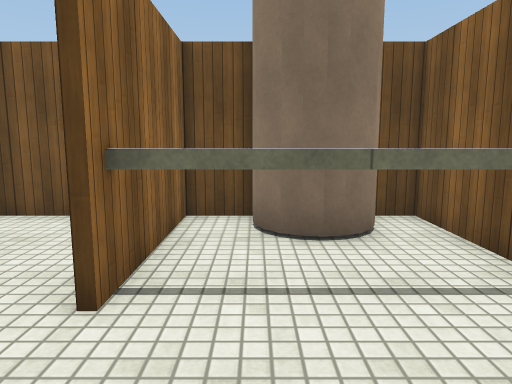
view 1 (above)

16 first-person views from a walk through a scene from a Unity 3-D project. The camera is 1.4 m above the floor, tilts 8° down and sees 70° across. The floor is counted in squares, 1 m on a side. Each view is taken from the middle of a square. On the plan, view 1 faces up. The plan holds only what a view shows up to about 16 squares ahead; the rest is blank. Surface patterns are stand-ins for the level's own textures.

view 2
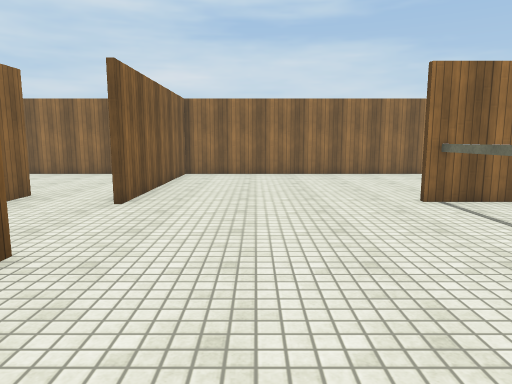

view 3
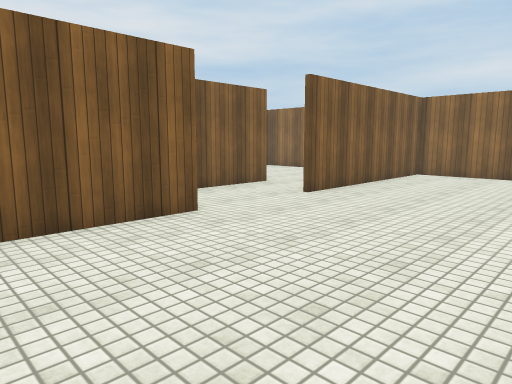

view 4
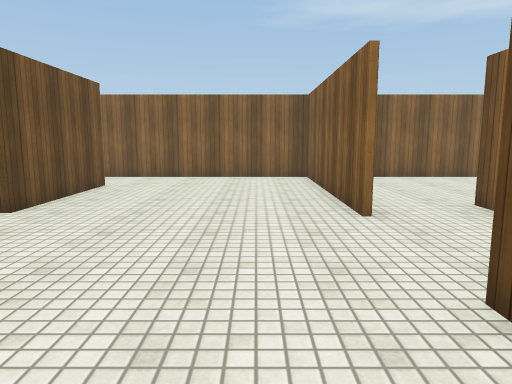

view 5
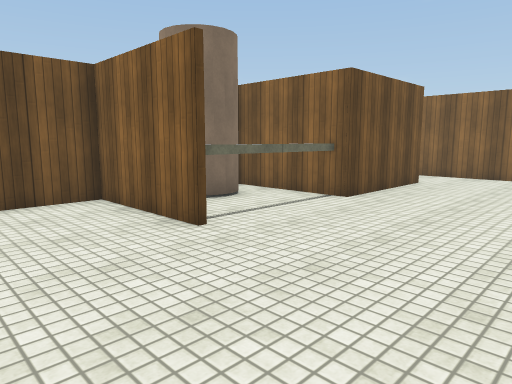

view 6
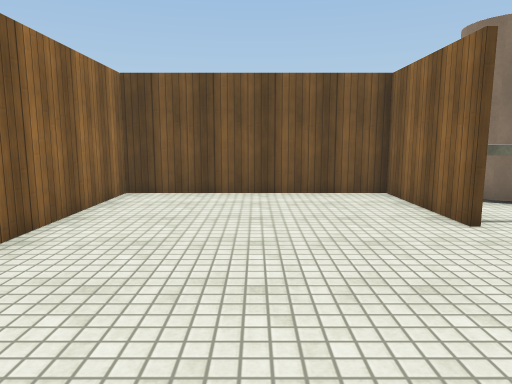

view 7
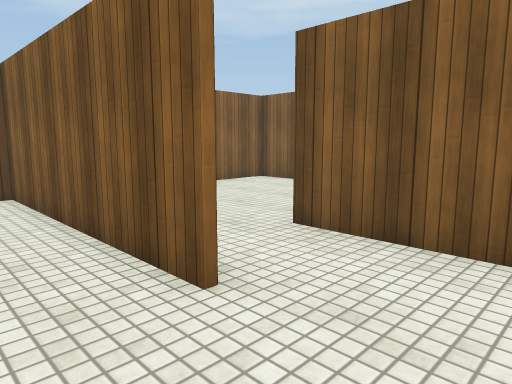

view 8
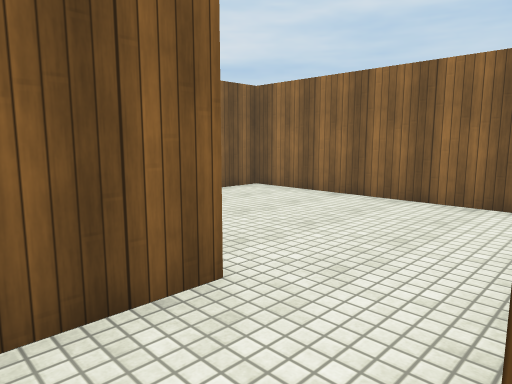

view 9
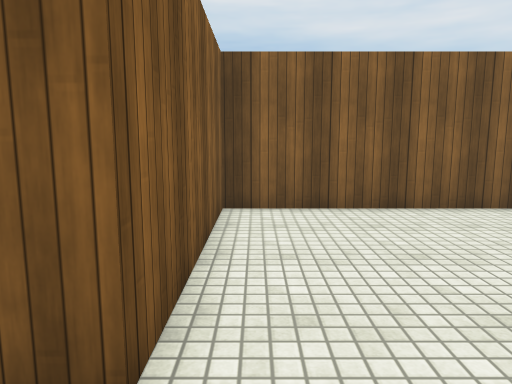

view 10
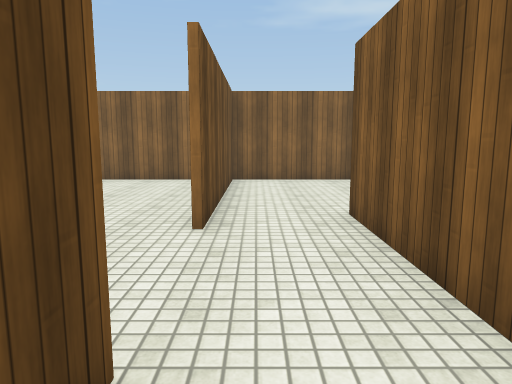

view 11
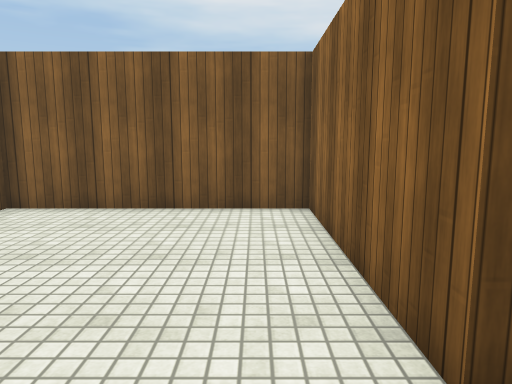

view 12
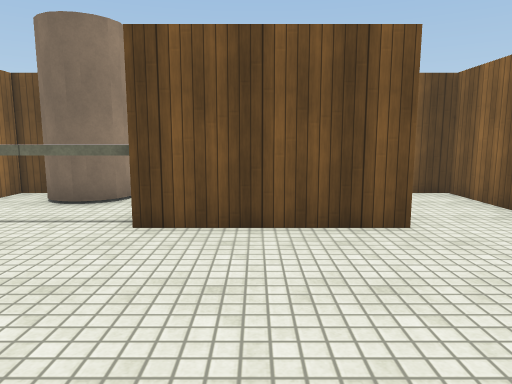

view 13
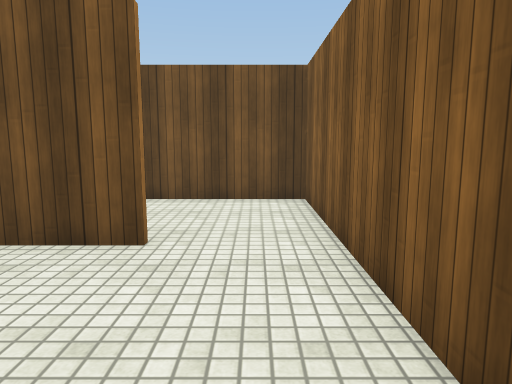

view 14
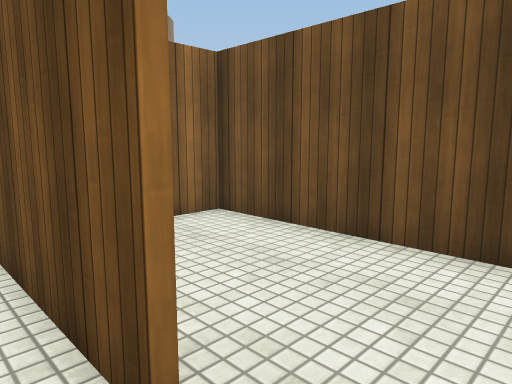

view 15
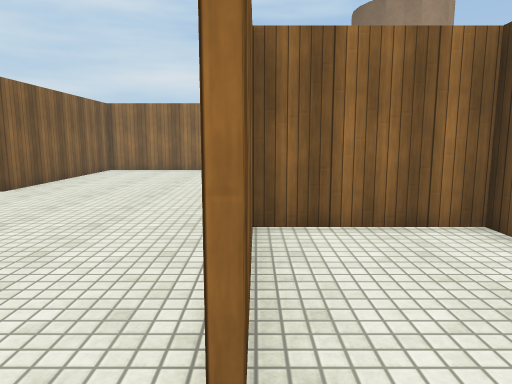

view 16
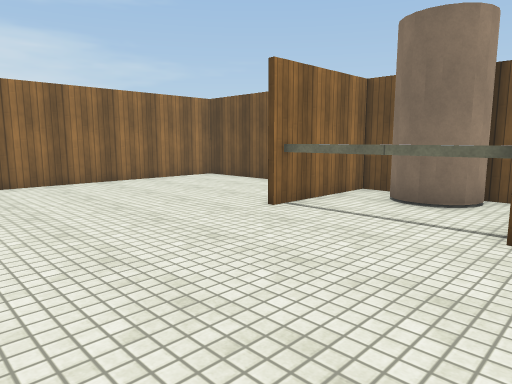

### Floor plan
Key: @ floor where view 1 was taken; # wall or solid block; . floor; C cylinder; T thing the floor can be seen under or through.
Columns run from 9 left of view 1 to 10 right of it. Each row starts with its distance up from view 1.
  7 ####################
  6 #.......#C C#......#
  5 #.......#CCC#......#
  4 #.......T...#......#
  3 #.......TTTT#####..#
  2 #..................#
  1 #..................#
  0 #........@.........#
 -1 #..................#
 -2 #..................#
 -3 #..................#
 -4 ########....########
 -5 #..................#
 -6 #..................#
 -7 #......#######.....#
 -8 #......#     #.....#
 -9 #......#     #.....#
-10 #......#     #.....#
-11 #......#     #.....#
-12 #......#     #.....#
-13 ########     #######

Positions as (right, up) in squares from view 1, and headings:
1: (0, 0), facing up
2: (7, -1), facing left
3: (7, 2), facing down-left
4: (-4, -2), facing right
5: (-5, -2), facing up-right
6: (-5, -3), facing up
7: (0, -2), facing down-right
8: (0, -4), facing down-left
9: (-3, -5), facing down
10: (-3, -5), facing right
11: (5, -5), facing down
12: (5, -3), facing up
13: (9, -2), facing up
14: (9, 2), facing up-left
15: (9, 3), facing left
16: (4, -3), facing up-left
